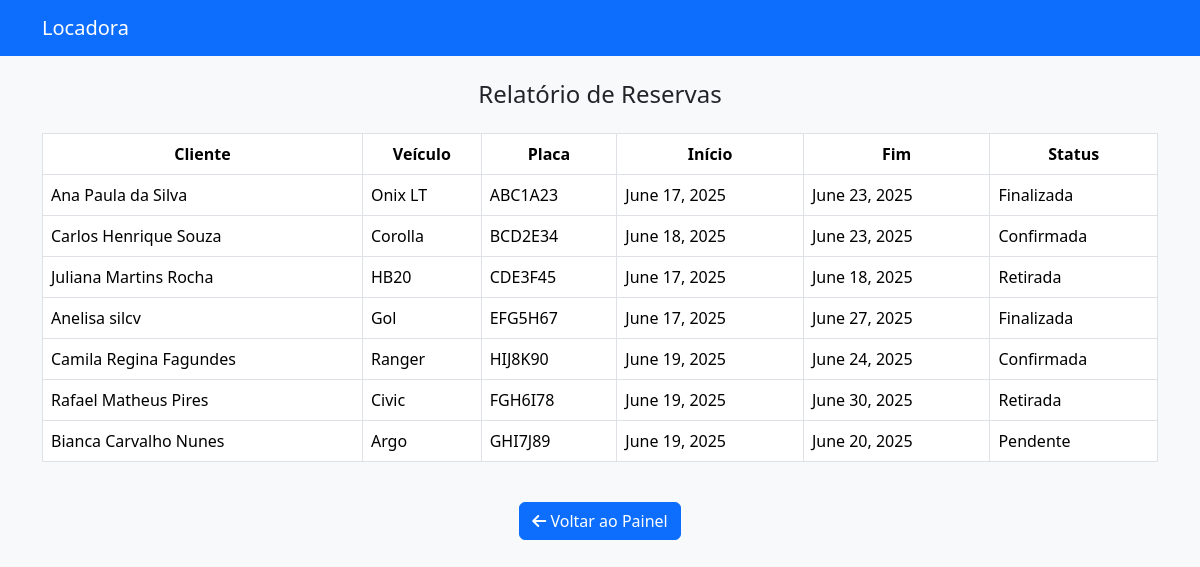
The page /reservas/relatorio/ (signed in) on the database as committed earlier.
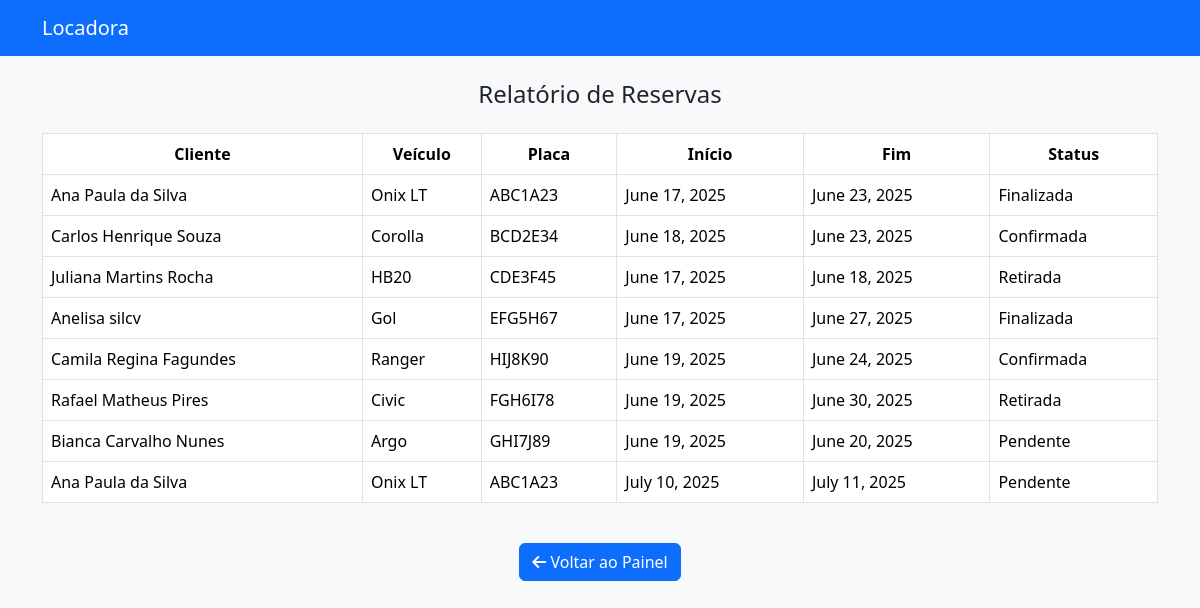
The same page on the database as committed later.
### reservas/models.py (models this page shows, shortened)
class Reserva(models.Model):
    STATUS_CHOICES = [
        ('confirmada', 'Confirmada'),
        ('pendente', 'Pendente'),
        ('retirada', 'Retirada'),
        ('finalizada', 'Finalizada'),
    ]
    COMBUSTIVEL_CHOICES = [
        ('cheio', 'Cheio'),
        ('3/4', '3/4'),
        ('meio', 'Meio'),
        ('1/4', '1/4'),
        ('quase_vazio', 'Quase vazio'),
        ('vazio', 'Vazio'),
    ]
    cliente = models.ForeignKey(Cliente, on_delete=models.CASCADE)
    veiculo = models.ForeignKey(Veiculo, on_delete=models.CASCADE)
    funcionario = models.ForeignKey(Funcionario, on_delete=models.CASCADE)
    data_inicio = models.DateField()
    data_fim = models.DateField()
    valor_total = models.DecimalField(max_digits=10, decimal_places=2, blank=True, null=True)
    status = models.CharField(max_length=20, choices=STATUS_CHOICES, default='pendente')
    quilometragem_inicial = models.IntegerField(null=True, blank=True)
    nivel_combustivel_inicial = models.CharField(
        max_length=20,
        choices=COMBUSTIVEL_CHOICES,
        null=True,
        blank=True
    )
    observacoes_inicial = models.TextField(null=True, blank=True)
    quilometragem_final = models.IntegerField(null=True, blank=True)
    nivel_combustivel_final = models.CharField(
        max_length=20,
        choices=COMBUSTIVEL_CHOICES,
        null=True,
        blank=True
    )
    observacoes_final = models.TextField(null=True, blank=True)

### clientes/models.py (models this page shows, shortened)
class Cliente(models.Model):
    TIPO_PESSOA = [
        ('CPF', 'Pessoa Física'),
        ('CNPJ', 'Pessoa Jurídica'),
    ]
    tipo_pessoa = models.CharField(max_length=4, choices=TIPO_PESSOA)
    documento = models.CharField(max_length=20, unique=True)
    nome = models.CharField(max_length=100)
    endereco = models.CharField(max_length=200)
    telefone = models.CharField(max_length=20)

### veiculos/models.py (models this page shows, shortened)
class Veiculo(models.Model):
    CATEGORIAS = [
        ('hatch', 'Hatch'),
        ('sedan', 'Sedan'),
        ('suv', 'SUV'),
        ('pickup', 'Pickup'),
        ('luxo', 'Luxo'),
        ('utilitario', 'Utilitário'),
    ]
    STATUS = [
        ('disponivel', 'Disponível'),
        ('alugado', 'Alugado'),
        ('manutencao', 'Em Manutenção'),
    ]
    modelo = models.CharField(max_length=100)
    marca = models.CharField(max_length=100)
    ano = models.IntegerField()
    cor = models.CharField(max_length=50)
    categoria = models.CharField(max_length=50, choices=CATEGORIAS)
    placa = models.CharField(max_length=10, unique=True)
    preco_locacao = models.DecimalField(max_digits=8, decimal_places=2)
    status_disponibilidade = models.CharField(max_length=20, choices=STATUS, default='disponivel')
    imagem = models.ImageField(upload_to='veiculos/', null=True, blank=True)

### reservas/views.py (the view)
# urls.py: path('relatorio/', views.gerar_relatorio, name='gerar_relatorio'),
@login_required
def gerar_relatorio(request):
    form = RelatorioReservaForm(request.GET)
    reservas = Reserva.objects.all()
    if form.is_valid():
        if form.cleaned_data['periodo_inicio']:
            reservas = reservas.filter(data_retirada__gte=form.cleaned_data['periodo_inicio'])
        if form.cleaned_data['periodo_fim']:
            reservas = reservas.filter(data_retirada__lte=form.cleaned_data['periodo_fim'])
        if form.cleaned_data['cliente']:
            reservas = reservas.filter(cliente=form.cleaned_data['cliente'])
        if form.cleaned_data['veiculo']:
            reservas = reservas.filter(veiculo=form.cleaned_data['veiculo'])
        if form.cleaned_data['status']:
            reservas = reservas.filter(status=form.cleaned_data['status'])
    return render(request, 'reservas/relatorio.html', {'form': form, 'reservas': reservas})

### reservas/templates/reservas/relatorio.html (shortened to what this page needs)
<!DOCTYPE html>
<html lang="pt-br">
<head>
  <link href="https://cdn.jsdelivr.net/npm/bootstrap@5.3.3/dist/css/bootstrap.min.css" rel="stylesheet">
  <link href="https://cdnjs.cloudflare.com/ajax/libs/font-awesome/6.5.0/css/all.min.css" rel="stylesheet">
</head>
<body class="bg-light">
  <nav class="navbar navbar-expand-lg navbar-dark bg-primary">
    <div class="container">
      <a class="navbar-brand" href="/">Locadora</a>
    </div>
  </nav>
  <div class="container py-4">
    <h4 class="text-center mb-4">Relatório de Reservas</h4>
    {% if reservas %}
    <div class="table-responsive">
      <table class="table table-hover table-bordered align-middle">
        <thead class="text-center">
          <tr>
            <th>Cliente</th>
            <th>Veículo</th>
            <th>Placa</th>
            <th>Início</th>
            <th>Fim</th>
            <th>Status</th>
          </tr>
        </thead>
        <tbody>
          {% for r in reservas %}
          <tr>
            <td>{{ r.cliente.nome }}</td>
            <td>{{ r.veiculo.modelo }}</td>
            <td>{{ r.veiculo.placa }}</td>
            <td>{{ r.data_inicio }}</td>
            <td>{{ r.data_fim }}</td>
            <td>{{ r.get_status_display }}</td>
          </tr>
          {% endfor %}
        </tbody>
      </table>
    </div>
    {% else %}
    <div class="alert alert-warning text-center">Nenhuma reserva encontrada.</div>
    {% endif %}
    <div class="text-center mt-4">
      <a href="{% url 'home' %}" class="btn btn-primary">
        <i class="fas fa-arrow-left"></i> Voltar ao Painel
      </a>
    </div>
  </div>
</body>
</html>

Rows that differ between the two databases and show on the page:
added Reserva: cliente.nome "Ana Paula da Silva", veiculo.modelo "Onix LT", veiculo.placa "ABC1A23", data_inicio "July 10, 2025", data_fim "July 11, 2025", status "Pendente"
